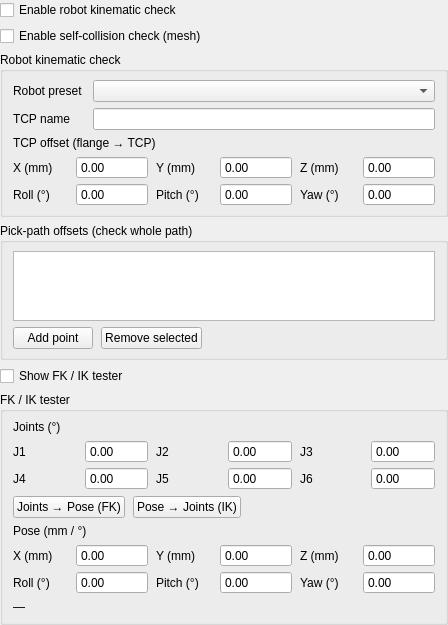
<?xml version="1.0" encoding="UTF-8"?>
<ui version="4.0">
 <class>RobotKinematicCheckWidget</class>
 <widget class="QWidget" name="RobotKinematicCheckWidget">
  <property name="geometry">
   <rect>
    <x>0</x>
    <y>0</y>
    <width>448</width>
    <height>232</height>
   </rect>
  </property>
  <layout class="QVBoxLayout" name="vl_root">
   <property name="spacing">
    <number>6</number>
   </property>
   <property name="leftMargin">
    <number>0</number>
   </property>
   <property name="topMargin">
    <number>0</number>
   </property>
   <property name="rightMargin">
    <number>0</number>
   </property>
   <property name="bottomMargin">
    <number>0</number>
   </property>
   <item>
    <widget class="QCheckBox" name="chk_kinematic_enable">
     <property name="text">
      <string>Enable robot kinematic check</string>
     </property>
    </widget>
   </item>
   <item>
    <widget class="QCheckBox" name="chk_collision_enable">
     <property name="toolTip">
      <string>Additionally run the Coal mesh self-collision check on each reachable solution.</string>
     </property>
     <property name="text">
      <string>Enable self-collision check (mesh)</string>
     </property>
    </widget>
   </item>
   <item>
    <widget class="QGroupBox" name="grp_kinematic_check">
     <property name="title">
      <string>Robot kinematic check</string>
     </property>
     <layout class="QVBoxLayout" name="vl_kcheck">
      <property name="spacing">
       <number>6</number>
      </property>
      <property name="leftMargin">
       <number>10</number>
      </property>
      <property name="topMargin">
       <number>8</number>
      </property>
      <property name="rightMargin">
       <number>10</number>
      </property>
      <property name="bottomMargin">
       <number>8</number>
      </property>
      <item>
       <layout class="QFormLayout" name="form_kcheck">
        <property name="horizontalSpacing">
         <number>10</number>
        </property>
        <property name="verticalSpacing">
         <number>6</number>
        </property>
        <item row="0" column="0">
         <widget class="QLabel" name="lbl_robot_preset">
          <property name="text">
           <string>Robot preset</string>
          </property>
         </widget>
        </item>
        <item row="0" column="1">
         <widget class="QComboBox" name="cbb_robot_preset"/>
        </item>
        <item row="1" column="0">
         <widget class="QLabel" name="lbl_tcp_name">
          <property name="text">
           <string>TCP name</string>
          </property>
         </widget>
        </item>
        <item row="1" column="1">
         <widget class="QLineEdit" name="ledit_tcp_name"/>
        </item>
       </layout>
      </item>
      <item>
       <widget class="QLabel" name="lbl_tcp_offset">
        <property name="text">
         <string>TCP offset (flange → TCP)</string>
        </property>
       </widget>
      </item>
      <item>
       <layout class="QGridLayout" name="grid_tcp">
        <property name="horizontalSpacing">
         <number>8</number>
        </property>
        <property name="verticalSpacing">
         <number>4</number>
        </property>
        <item row="0" column="0">
         <widget class="QLabel" name="lbl_tcp_x">
          <property name="text">
           <string>X (mm)</string>
          </property>
         </widget>
        </item>
        <item row="0" column="1">
         <widget class="QDoubleSpinBox" name="spb_tcp_x">
          <property name="buttonSymbols">
           <enum>QAbstractSpinBox::ButtonSymbols::NoButtons</enum>
          </property>
          <property name="decimals">
           <number>2</number>
          </property>
          <property name="minimum">
           <double>-100000.000000000000000</double>
          </property>
          <property name="maximum">
           <double>100000.000000000000000</double>
          </property>
         </widget>
        </item>
        <item row="0" column="2">
         <widget class="QLabel" name="lbl_tcp_y">
          <property name="text">
           <string>Y (mm)</string>
          </property>
         </widget>
        </item>
        <item row="0" column="3">
         <widget class="QDoubleSpinBox" name="spb_tcp_y">
          <property name="buttonSymbols">
           <enum>QAbstractSpinBox::ButtonSymbols::NoButtons</enum>
          </property>
          <property name="decimals">
           <number>2</number>
          </property>
          <property name="minimum">
           <double>-100000.000000000000000</double>
          </property>
          <property name="maximum">
           <double>100000.000000000000000</double>
          </property>
         </widget>
        </item>
        <item row="0" column="4">
         <widget class="QLabel" name="lbl_tcp_z">
          <property name="text">
           <string>Z (mm)</string>
          </property>
         </widget>
        </item>
        <item row="0" column="5">
         <widget class="QDoubleSpinBox" name="spb_tcp_z">
          <property name="buttonSymbols">
           <enum>QAbstractSpinBox::ButtonSymbols::NoButtons</enum>
          </property>
          <property name="decimals">
           <number>2</number>
          </property>
          <property name="minimum">
           <double>-100000.000000000000000</double>
          </property>
          <property name="maximum">
           <double>100000.000000000000000</double>
          </property>
         </widget>
        </item>
        <item row="1" column="0">
         <widget class="QLabel" name="lbl_tcp_roll">
          <property name="text">
           <string>Roll (°)</string>
          </property>
         </widget>
        </item>
        <item row="1" column="1">
         <widget class="QDoubleSpinBox" name="spb_tcp_roll">
          <property name="buttonSymbols">
           <enum>QAbstractSpinBox::ButtonSymbols::NoButtons</enum>
          </property>
          <property name="decimals">
           <number>2</number>
          </property>
          <property name="minimum">
           <double>-360.000000000000000</double>
          </property>
          <property name="maximum">
           <double>360.000000000000000</double>
          </property>
         </widget>
        </item>
        <item row="1" column="2">
         <widget class="QLabel" name="lbl_tcp_pitch">
          <property name="text">
           <string>Pitch (°)</string>
          </property>
         </widget>
        </item>
        <item row="1" column="3">
         <widget class="QDoubleSpinBox" name="spb_tcp_pitch">
          <property name="buttonSymbols">
           <enum>QAbstractSpinBox::ButtonSymbols::NoButtons</enum>
          </property>
          <property name="decimals">
           <number>2</number>
          </property>
          <property name="minimum">
           <double>-360.000000000000000</double>
          </property>
          <property name="maximum">
           <double>360.000000000000000</double>
          </property>
         </widget>
        </item>
        <item row="1" column="4">
         <widget class="QLabel" name="lbl_tcp_yaw">
          <property name="text">
           <string>Yaw (°)</string>
          </property>
         </widget>
        </item>
        <item row="1" column="5">
         <widget class="QDoubleSpinBox" name="spb_tcp_yaw">
          <property name="buttonSymbols">
           <enum>QAbstractSpinBox::ButtonSymbols::NoButtons</enum>
          </property>
          <property name="decimals">
           <number>2</number>
          </property>
          <property name="minimum">
           <double>-360.000000000000000</double>
          </property>
          <property name="maximum">
           <double>360.000000000000000</double>
          </property>
         </widget>
        </item>
       </layout>
      </item>
     </layout>
    </widget>
   </item>
   <item>
    <widget class="QGroupBox" name="grp_pick_path">
     <property name="title">
      <string>Pick-path offsets (check whole path)</string>
     </property>
     <layout class="QVBoxLayout" name="vl_pick_path">
      <property name="spacing">
       <number>6</number>
      </property>
      <property name="leftMargin">
       <number>10</number>
      </property>
      <property name="topMargin">
       <number>8</number>
      </property>
      <property name="rightMargin">
       <number>10</number>
      </property>
      <property name="bottomMargin">
       <number>8</number>
      </property>
      <item>
       <widget class="QTableWidget" name="tbl_pick_path">
        <property name="selectionBehavior">
         <enum>QAbstractItemView::SelectionBehavior::SelectRows</enum>
        </property>
        <property name="selectionMode">
         <enum>QAbstractItemView::SelectionMode::ExtendedSelection</enum>
        </property>
       </widget>
      </item>
      <item>
       <layout class="QHBoxLayout" name="hl_pick_path_btns">
        <property name="spacing">
         <number>8</number>
        </property>
        <item>
         <widget class="QPushButton" name="btn_path_add">
          <property name="focusPolicy"><enum>Qt::FocusPolicy::NoFocus</enum></property>
          <property name="text"><string>Add point</string></property>
         </widget>
        </item>
        <item>
         <widget class="QPushButton" name="btn_path_remove">
          <property name="focusPolicy"><enum>Qt::FocusPolicy::NoFocus</enum></property>
          <property name="text"><string>Remove selected</string></property>
         </widget>
        </item>
        <item>
         <spacer name="hl_pick_path_spacer">
          <property name="orientation"><enum>Qt::Orientation::Horizontal</enum></property>
          <property name="sizeHint" stdset="0"><size><width>20</width><height>10</height></size></property>
         </spacer>
        </item>
       </layout>
      </item>
     </layout>
    </widget>
   </item>
   <item>
    <widget class="QCheckBox" name="chk_show_tester">
     <property name="text">
      <string>Show FK / IK tester</string>
     </property>
    </widget>
   </item>
   <item>
    <widget class="QGroupBox" name="grp_kinematic_tester">
     <property name="visible">
      <bool>false</bool>
     </property>
     <property name="title">
      <string>FK / IK tester</string>
     </property>
     <layout class="QVBoxLayout" name="vl_tester">
      <property name="spacing">
       <number>6</number>
      </property>
      <property name="leftMargin">
       <number>10</number>
      </property>
      <property name="topMargin">
       <number>8</number>
      </property>
      <property name="rightMargin">
       <number>10</number>
      </property>
      <property name="bottomMargin">
       <number>8</number>
      </property>
      <item>
       <widget class="QLabel" name="lbl_tester_joints">
        <property name="text">
         <string>Joints (°)</string>
        </property>
       </widget>
      </item>
      <item>
       <layout class="QGridLayout" name="grid_joints">
        <property name="horizontalSpacing">
         <number>8</number>
        </property>
        <property name="verticalSpacing">
         <number>4</number>
        </property>
        <item row="0" column="0">
         <widget class="QLabel" name="lbl_j1"><property name="text"><string>J1</string></property></widget>
        </item>
        <item row="0" column="1">
         <widget class="QDoubleSpinBox" name="spb_j1">
          <property name="buttonSymbols"><enum>QAbstractSpinBox::ButtonSymbols::NoButtons</enum></property>
          <property name="decimals"><number>2</number></property>
          <property name="minimum"><double>-360.000000000000000</double></property>
          <property name="maximum"><double>360.000000000000000</double></property>
         </widget>
        </item>
        <item row="0" column="2">
         <widget class="QLabel" name="lbl_j2"><property name="text"><string>J2</string></property></widget>
        </item>
        <item row="0" column="3">
         <widget class="QDoubleSpinBox" name="spb_j2">
          <property name="buttonSymbols"><enum>QAbstractSpinBox::ButtonSymbols::NoButtons</enum></property>
          <property name="decimals"><number>2</number></property>
          <property name="minimum"><double>-360.000000000000000</double></property>
          <property name="maximum"><double>360.000000000000000</double></property>
         </widget>
        </item>
        <item row="0" column="4">
         <widget class="QLabel" name="lbl_j3"><property name="text"><string>J3</string></property></widget>
        </item>
        <item row="0" column="5">
         <widget class="QDoubleSpinBox" name="spb_j3">
          <property name="buttonSymbols"><enum>QAbstractSpinBox::ButtonSymbols::NoButtons</enum></property>
          <property name="decimals"><number>2</number></property>
          <property name="minimum"><double>-360.000000000000000</double></property>
          <property name="maximum"><double>360.000000000000000</double></property>
         </widget>
        </item>
        <item row="1" column="0">
         <widget class="QLabel" name="lbl_j4"><property name="text"><string>J4</string></property></widget>
        </item>
        <item row="1" column="1">
         <widget class="QDoubleSpinBox" name="spb_j4">
          <property name="buttonSymbols"><enum>QAbstractSpinBox::ButtonSymbols::NoButtons</enum></property>
          <property name="decimals"><number>2</number></property>
          <property name="minimum"><double>-360.000000000000000</double></property>
          <property name="maximum"><double>360.000000000000000</double></property>
         </widget>
        </item>
        <item row="1" column="2">
         <widget class="QLabel" name="lbl_j5"><property name="text"><string>J5</string></property></widget>
        </item>
        <item row="1" column="3">
         <widget class="QDoubleSpinBox" name="spb_j5">
          <property name="buttonSymbols"><enum>QAbstractSpinBox::ButtonSymbols::NoButtons</enum></property>
          <property name="decimals"><number>2</number></property>
          <property name="minimum"><double>-360.000000000000000</double></property>
          <property name="maximum"><double>360.000000000000000</double></property>
         </widget>
        </item>
        <item row="1" column="4">
         <widget class="QLabel" name="lbl_j6"><property name="text"><string>J6</string></property></widget>
        </item>
        <item row="1" column="5">
         <widget class="QDoubleSpinBox" name="spb_j6">
          <property name="buttonSymbols"><enum>QAbstractSpinBox::ButtonSymbols::NoButtons</enum></property>
          <property name="decimals"><number>2</number></property>
          <property name="minimum"><double>-360.000000000000000</double></property>
          <property name="maximum"><double>360.000000000000000</double></property>
         </widget>
        </item>
       </layout>
      </item>
      <item>
       <layout class="QHBoxLayout" name="hl_tester_btns">
        <property name="spacing">
         <number>8</number>
        </property>
        <item>
         <widget class="QPushButton" name="btn_compute_fk">
          <property name="focusPolicy"><enum>Qt::FocusPolicy::NoFocus</enum></property>
          <property name="text"><string>Joints → Pose (FK)</string></property>
         </widget>
        </item>
        <item>
         <widget class="QPushButton" name="btn_compute_ik">
          <property name="focusPolicy"><enum>Qt::FocusPolicy::NoFocus</enum></property>
          <property name="text"><string>Pose → Joints (IK)</string></property>
         </widget>
        </item>
        <item>
         <spacer name="hl_tester_btns_spacer">
          <property name="orientation"><enum>Qt::Orientation::Horizontal</enum></property>
          <property name="sizeHint" stdset="0"><size><width>20</width><height>10</height></size></property>
         </spacer>
        </item>
       </layout>
      </item>
      <item>
       <widget class="QLabel" name="lbl_tester_pose">
        <property name="text">
         <string>Pose (mm / °)</string>
        </property>
       </widget>
      </item>
      <item>
       <layout class="QGridLayout" name="grid_pose">
        <property name="horizontalSpacing">
         <number>8</number>
        </property>
        <property name="verticalSpacing">
         <number>4</number>
        </property>
        <item row="0" column="0">
         <widget class="QLabel" name="lbl_pose_x"><property name="text"><string>X (mm)</string></property></widget>
        </item>
        <item row="0" column="1">
         <widget class="QDoubleSpinBox" name="spb_pose_x">
          <property name="buttonSymbols"><enum>QAbstractSpinBox::ButtonSymbols::NoButtons</enum></property>
          <property name="decimals"><number>2</number></property>
          <property name="minimum"><double>-100000.000000000000000</double></property>
          <property name="maximum"><double>100000.000000000000000</double></property>
         </widget>
        </item>
        <item row="0" column="2">
         <widget class="QLabel" name="lbl_pose_y"><property name="text"><string>Y (mm)</string></property></widget>
        </item>
        <item row="0" column="3">
         <widget class="QDoubleSpinBox" name="spb_pose_y">
          <property name="buttonSymbols"><enum>QAbstractSpinBox::ButtonSymbols::NoButtons</enum></property>
          <property name="decimals"><number>2</number></property>
          <property name="minimum"><double>-100000.000000000000000</double></property>
          <property name="maximum"><double>100000.000000000000000</double></property>
         </widget>
        </item>
        <item row="0" column="4">
         <widget class="QLabel" name="lbl_pose_z"><property name="text"><string>Z (mm)</string></property></widget>
        </item>
        <item row="0" column="5">
         <widget class="QDoubleSpinBox" name="spb_pose_z">
          <property name="buttonSymbols"><enum>QAbstractSpinBox::ButtonSymbols::NoButtons</enum></property>
          <property name="decimals"><number>2</number></property>
          <property name="minimum"><double>-100000.000000000000000</double></property>
          <property name="maximum"><double>100000.000000000000000</double></property>
         </widget>
        </item>
        <item row="1" column="0">
         <widget class="QLabel" name="lbl_pose_roll"><property name="text"><string>Roll (°)</string></property></widget>
        </item>
        <item row="1" column="1">
         <widget class="QDoubleSpinBox" name="spb_pose_roll">
          <property name="buttonSymbols"><enum>QAbstractSpinBox::ButtonSymbols::NoButtons</enum></property>
          <property name="decimals"><number>2</number></property>
          <property name="minimum"><double>-360.000000000000000</double></property>
          <property name="maximum"><double>360.000000000000000</double></property>
         </widget>
        </item>
        <item row="1" column="2">
         <widget class="QLabel" name="lbl_pose_pitch"><property name="text"><string>Pitch (°)</string></property></widget>
        </item>
        <item row="1" column="3">
         <widget class="QDoubleSpinBox" name="spb_pose_pitch">
          <property name="buttonSymbols"><enum>QAbstractSpinBox::ButtonSymbols::NoButtons</enum></property>
          <property name="decimals"><number>2</number></property>
          <property name="minimum"><double>-360.000000000000000</double></property>
          <property name="maximum"><double>360.000000000000000</double></property>
         </widget>
        </item>
        <item row="1" column="4">
         <widget class="QLabel" name="lbl_pose_yaw"><property name="text"><string>Yaw (°)</string></property></widget>
        </item>
        <item row="1" column="5">
         <widget class="QDoubleSpinBox" name="spb_pose_yaw">
          <property name="buttonSymbols"><enum>QAbstractSpinBox::ButtonSymbols::NoButtons</enum></property>
          <property name="decimals"><number>2</number></property>
          <property name="minimum"><double>-360.000000000000000</double></property>
          <property name="maximum"><double>360.000000000000000</double></property>
         </widget>
        </item>
       </layout>
      </item>
      <item>
       <widget class="QLabel" name="lbl_tester_status">
        <property name="text">
         <string>—</string>
        </property>
       </widget>
      </item>
     </layout>
    </widget>
   </item>
  </layout>
 </widget>
 <resources/>
 <connections/>
</ui>
